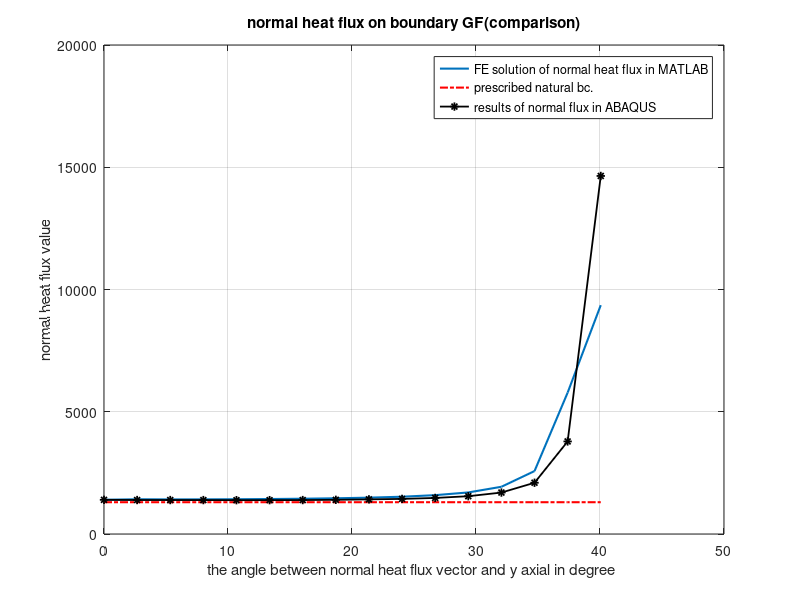

This chart was generated by the following MATLAB code:
% plot calculation solution of the flux at edge GF
load('qx.mat');
load('qy.mat');
load('Xcen.mat');
load('Ycen.mat');
load('Q.mat');
E=importdata('ABAQUSfluxGF.txt');
Qin=zeros(1,16)
GFn=[9,49:-1:36,5];
GFe=[87,76,128,84,123,136,134,132,124,106,140,121,120,113,147,116];
flux=Q(GFe');
Xgf=Xcen(GFe');Ygf=Ycen(GFe');
Qxgf=qx(GFe');Qygf=qy(GFe');
for i=1:16
x=Xgf(i),y=Ygf(i);
q_x=Qxgf(i),q_y=Qygf(i);
Csita1=q_x/sqrt(q_x^2+q_y^2);Ssita1=q_y/sqrt(q_x^2+q_y^2)
Csita0=x/sqrt(x^2+y^2);Ssita0=y/sqrt(x^2+y^2);
Csitap=Csita0*Csita1+Ssita0*Ssita1;
qin=flux(i)*Csitap;
e=E(i)*Csitap;
E(i)=e;
Qin(i)=qin;
end
Csita=Ygf(16)/sqrt(Ygf(16)^2+Xgf(16)^2);
sita=(acos(Csita)/pi)*180; % sita is the angle between vector node#5 point to point(0,0) and y axial.
SITA=0:sita/15:sita;
plot(SITA,Qin,'LineWidth',1.5);
xlabel('the angle between normal heat flux vector and y axial in degree ');
ylabel('normal heat flux value');
title('normal heat flux on boundary GF(comparison)')
hold on
SITA=0:sita/15:sita;
a=zeros(1,16);
for i=1:16
a(i)=1300;
end
plot(SITA,a,'r-.','LineWidth',1.5);
hold on
plot(SITA,E,'k*-','LineWidth',1.3);
legend('FE solution of normal heat flux in MATLAB','prescribed natural bc.','results of normal flux in ABAQUS')
grid on
